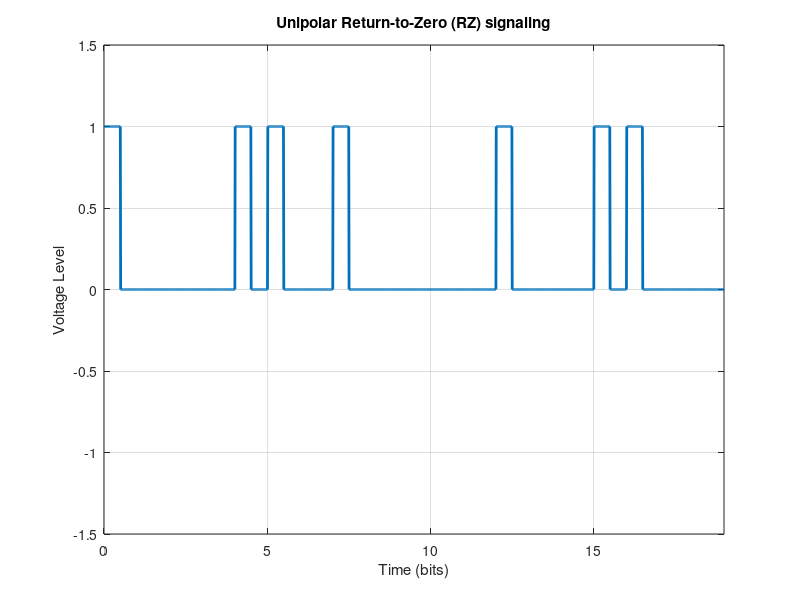

Reproduce this figure in MATLAB.
clc;
clear ;
close all;
% Number of bits
N = 20;
% Generate random binary data
binary_data = randi([0, 1], 1, N);
% RZ Pulse Shaping
i = 1;
a = 0; % Initial value for the first half cycle
b = 0.5; % Initial value for the second half cycle
t = 0:0.01:(N-1); % Time vector
y = zeros(size(t)); % Initialize the output signal
for j = 1:length(t)
    if t(j) >= a && t(j) <= b % Condition for the first half cycle
        y(j) = binary_data(i); % Assign first 50 values
    elseif t(j) > b && t(j) <= i % Condition for the Second half cycle
        y(j) = 0; % Set all values to 0 for the second half cycle
    else
        i = i + 1; % Binary input data index increment
        a = a + 1; % Initial value for the first half cycle increment
        b = b + 1; % Initial value for the second half cycle increment
    end
end
% Plotting
plot(t, y, 'lineWidth', 2); % Linewidth 2 for clear visualization
axis([0, N-1, -1.5, 1.5]); % Axis set-up
grid on;
title('Unipolar Return-to-Zero (RZ) signaling');
xlabel('Time (bits)');
ylabel('Voltage Level');
